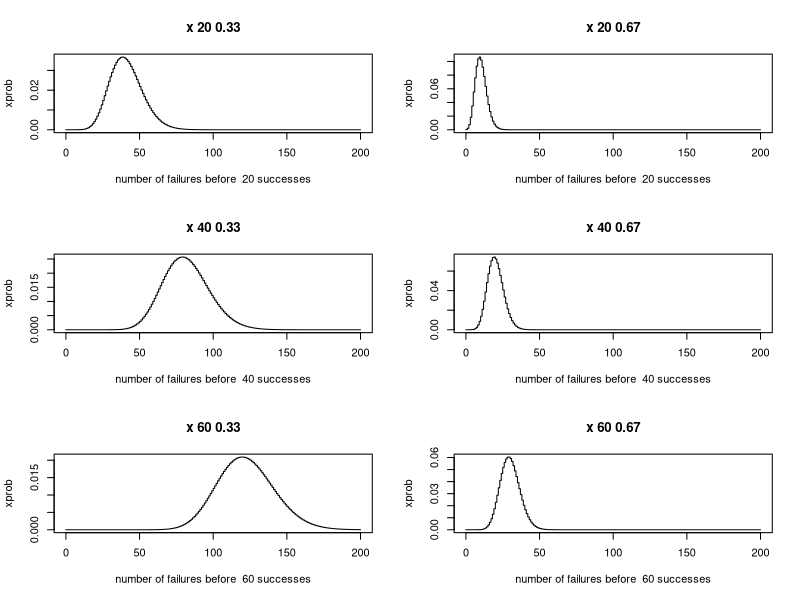
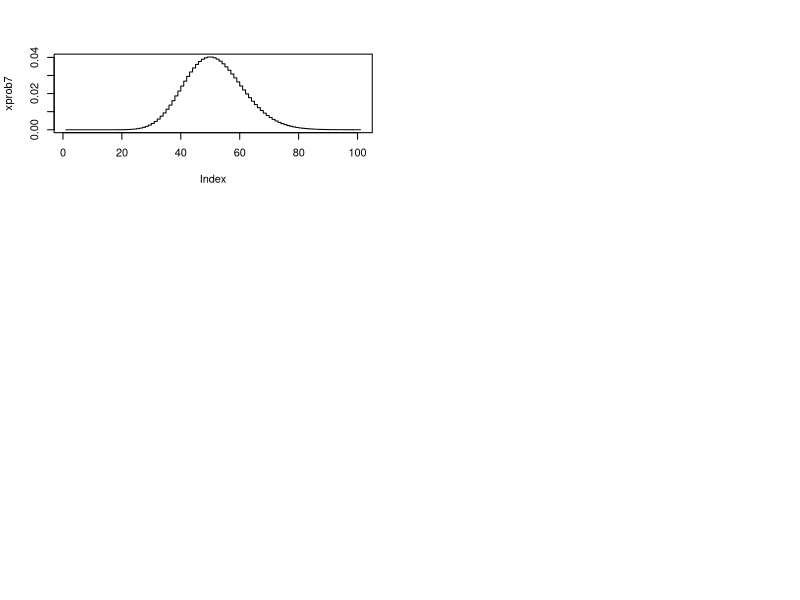

Generate these figures, in order, with R:
### R code from vignette source '/home/pauljohn/tmp/lyxtmp/lyx_tmpdir.XM9936/lyx_tmpbuf2/NegativeBinomial.Rnw'
### Encoding: UTF-8

###################################################
### code chunk number 1: NegativeBinomial.Rnw:16-17
###################################################
  if(exists(".orig.enc")) options(encoding = .orig.enc)


###################################################
### code chunk number 2: NegativeBinomial.Rnw:92-94
###################################################
unlink("plots", recursive=T)
dir.create("plots", showWarnings=F)


###################################################
### code chunk number 3: Roptions
###################################################
options(width=100, prompt="> ", continue="+  ")
options(useFancyQuotes = FALSE) 
set.seed(12345)
op <- par() 
options(SweaveHooks=list(fig=function() par(ps=12)))
pdf.options(onefile=F,family="Times",pointsize=12)


###################################################
### code chunk number 4: ANegBi (eval = FALSE)
###################################################
## drawBinom <- function (S, p){
##   x<- seq(0,200)
##   xprob <- dnbinom(x,size=S,prob=p)
##   mytitle <- paste("x",S,p)
##   plot(x, xprob,type="s",main=mytitle,xlab=paste("number of failures before ",S,"successes"))
## }
## 
## par(mfcol=c(3,2))
## sizes <- c(20,40,60)
## pvals <- c(0.33,0.67)
## for (i in 1:2){
##    for (j in 1:3){
##      drawBinom (sizes[j], pvals[i] )
##   }
## }


###################################################
### code chunk number 5: NegativeBinomial.Rnw:293-294
###################################################
drawBinom <- function (S, p){
  x<- seq(0,200)
  xprob <- dnbinom(x,size=S,prob=p)
  mytitle <- paste("x",S,p)
  plot(x, xprob,type="s",main=mytitle,xlab=paste("number of failures before ",S,"successes"))
}

par(mfcol=c(3,2))
sizes <- c(20,40,60)
pvals <- c(0.33,0.67)
for (i in 1:2){
   for (j in 1:3){
     drawBinom (sizes[j], pvals[i] )
  }
}


###################################################
### code chunk number 6: NegativeBinomial.Rnw:311-314
###################################################
x7 <- seq(0, 100)
xprob7 <- dnbinom(x7, size = 50, prob = 0.5)
plot(xprob7, type="s")
